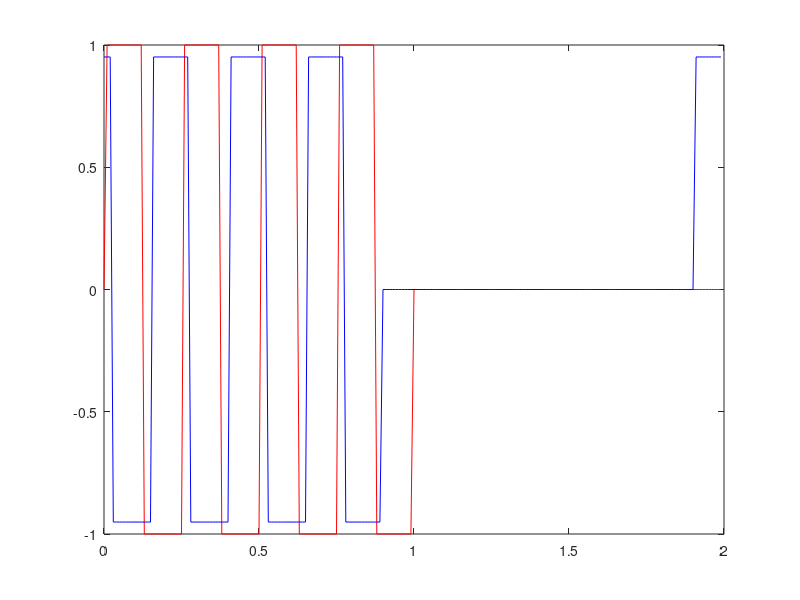

Source code (MATLAB):
clear;
hold off;
% El anguo de fase de la transformada de fourier tiene relacion con retardos de la señal cuya fase se modif
% en forma lineal (Proporcional a la frecuencia), experimentará un retardo igual a la pendiente de dicha variacion.
%

Fm = 100;
Tm = 1/Fm;

t = 0:Tm:1-Tm;
s = sign(sin(2*pi*4*t));

N = length(t);
for i=1:N
	s(i+N) = 0;
end

%Redefino el t porque ahora tiene mas muestras
t = 0:Tm:2-Tm;
N = length(t);

S = fft(s);

% Espectro de fase
% y = atan(imag(S) ./ real(S));

% Calculo del desplazamiento:
% Utilizaremos la propiedad de la TDF: x[n-i] <=(F)=> X[k]*e^-(j2piki)/N 
j = sqrt(-1);

for k=1:N
	S_retardada(k) = S(k)*e^( (j*2*pi*k*10) / N);
end

s_corrida = ifft(S_retardada);

length(t)
length(s)
length(s_corrida)
plot(t, s, 'r');
hold on;
plot(t, s_corrida, 'b');